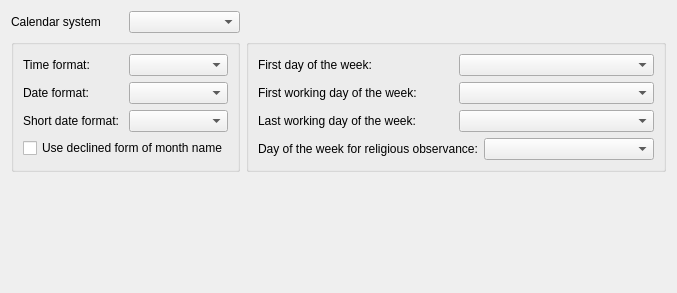
<ui version="4.0" >
 <class>localetime</class>
 <widget class="QWidget" name="localetime" >
  <property name="geometry" >
   <rect>
    <x>0</x>
    <y>0</y>
    <width>677</width>
    <height>293</height>
   </rect>
  </property>
  <property name="windowTitle" >
   <string>Form</string>
  </property>
  <layout class="QGridLayout" name="gridLayout_3" >
   <item row="0" column="0" >
    <layout class="QHBoxLayout" name="horizontalLayout_8" >
     <item>
      <widget class="QLabel" name="labCalendarSystem" >
       <property name="text" >
        <string>Calendar system</string>
       </property>
      </widget>
     </item>
     <item>
      <widget class="QComboBox" name="m_comboCalendarSystem" />
     </item>
    </layout>
   </item>
   <item row="0" column="1" >
    <spacer name="horizontalSpacer" >
     <property name="orientation" >
      <enum>Qt::Horizontal</enum>
     </property>
     <property name="sizeHint" stdset="0" >
      <size>
       <width>421</width>
       <height>20</height>
      </size>
     </property>
    </spacer>
   </item>
   <item row="1" column="0" >
    <widget class="QGroupBox" name="m_groupFormat" >
     <property name="sizePolicy" >
      <sizepolicy vsizetype="Preferred" hsizetype="Expanding" >
       <horstretch>0</horstretch>
       <verstretch>0</verstretch>
      </sizepolicy>
     </property>
     <property name="title" >
      <string/>
     </property>
     <layout class="QGridLayout" name="gridLayout" >
      <item row="0" column="0" >
       <layout class="QHBoxLayout" name="horizontalLayout_3" >
        <item>
         <widget class="QLabel" name="m_labTimeFmt" >
          <property name="text" >
           <string>Time format:</string>
          </property>
         </widget>
        </item>
        <item>
         <widget class="QComboBox" name="m_comboTimeFmt" />
        </item>
       </layout>
      </item>
      <item row="1" column="0" >
       <layout class="QHBoxLayout" name="horizontalLayout_2" >
        <item>
         <widget class="QLabel" name="m_labDateFmt" >
          <property name="text" >
           <string>Date format:</string>
          </property>
         </widget>
        </item>
        <item>
         <widget class="QComboBox" name="m_comboDateFmt" />
        </item>
       </layout>
      </item>
      <item row="2" column="0" >
       <layout class="QHBoxLayout" name="horizontalLayout" >
        <item>
         <widget class="QLabel" name="m_labDateFmtShort" >
          <property name="text" >
           <string>Short date format:</string>
          </property>
         </widget>
        </item>
        <item>
         <widget class="QComboBox" name="m_comboDateFmtShort" />
        </item>
       </layout>
      </item>
      <item row="3" column="0" >
       <widget class="QCheckBox" name="m_chDateMonthNamePossessive" >
        <property name="text" >
         <string>Use declined form of month name</string>
        </property>
       </widget>
      </item>
     </layout>
    </widget>
   </item>
   <item row="1" column="1" >
    <widget class="QGroupBox" name="m_groupWeek" >
     <property name="title" >
      <string/>
     </property>
     <layout class="QGridLayout" name="gridLayout_2" >
      <item row="0" column="0" >
       <layout class="QHBoxLayout" name="horizontalLayout_4" >
        <item>
         <widget class="QLabel" name="labWeekStartDay" >
          <property name="text" >
           <string>First day of the week:</string>
          </property>
         </widget>
        </item>
        <item>
         <widget class="QComboBox" name="m_comboWeekStartDay" />
        </item>
       </layout>
      </item>
      <item row="1" column="0" >
       <layout class="QHBoxLayout" name="horizontalLayout_5" >
        <item>
         <widget class="QLabel" name="labWorkingWeekStartDay" >
          <property name="text" >
           <string>First working day of the week:</string>
          </property>
         </widget>
        </item>
        <item>
         <widget class="QComboBox" name="m_comboWorkingWeekStartDay" />
        </item>
       </layout>
      </item>
      <item row="2" column="0" >
       <layout class="QHBoxLayout" name="horizontalLayout_6" >
        <item>
         <widget class="QLabel" name="labWorkingWeekEndDay" >
          <property name="text" >
           <string>Last working day of the week:</string>
          </property>
         </widget>
        </item>
        <item>
         <widget class="QComboBox" name="m_comboWorkingWeekEndDay" />
        </item>
       </layout>
      </item>
      <item row="3" column="0" >
       <layout class="QHBoxLayout" name="horizontalLayout_7" >
        <item>
         <widget class="QLabel" name="labWeekDayOfPray" >
          <property name="text" >
           <string>Day of the week for religious observance:</string>
          </property>
         </widget>
        </item>
        <item>
         <widget class="QComboBox" name="m_comboWeekDayOfPray" />
        </item>
       </layout>
      </item>
     </layout>
    </widget>
   </item>
   <item row="2" column="0" colspan="2" >
    <spacer name="verticalSpacer" >
     <property name="orientation" >
      <enum>Qt::Vertical</enum>
     </property>
     <property name="sizeHint" stdset="0" >
      <size>
       <width>20</width>
       <height>339</height>
      </size>
     </property>
    </spacer>
   </item>
  </layout>
 </widget>
 <resources/>
 <connections/>
</ui>
